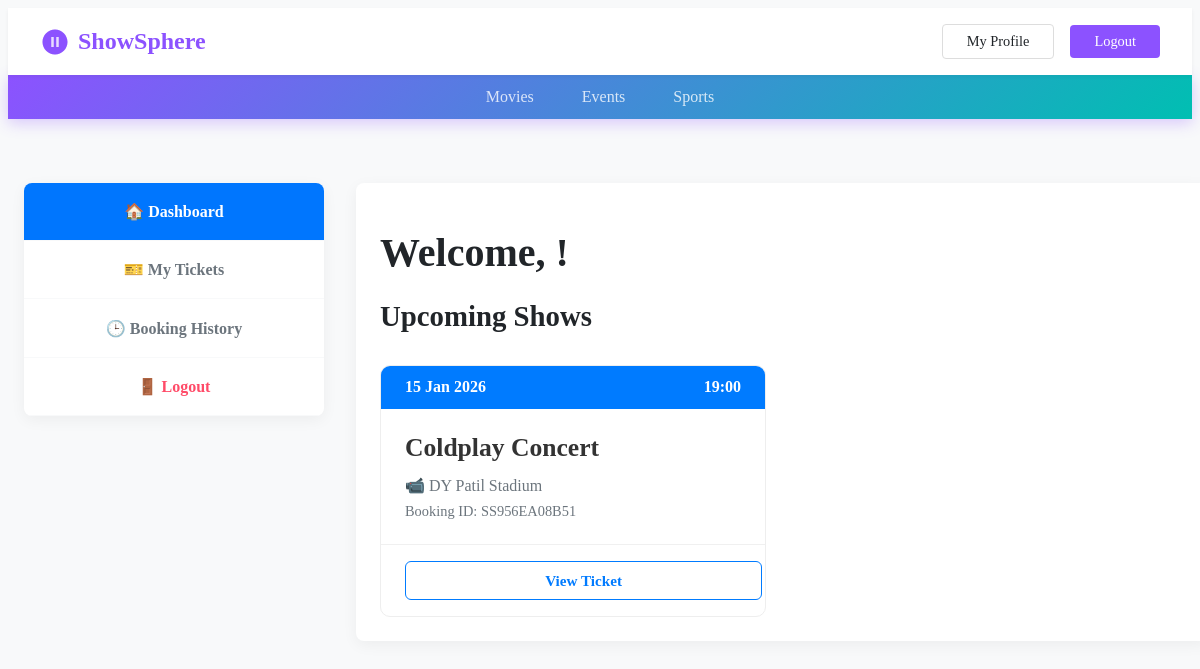
The app's page /dashboard/ (signed in), older data.
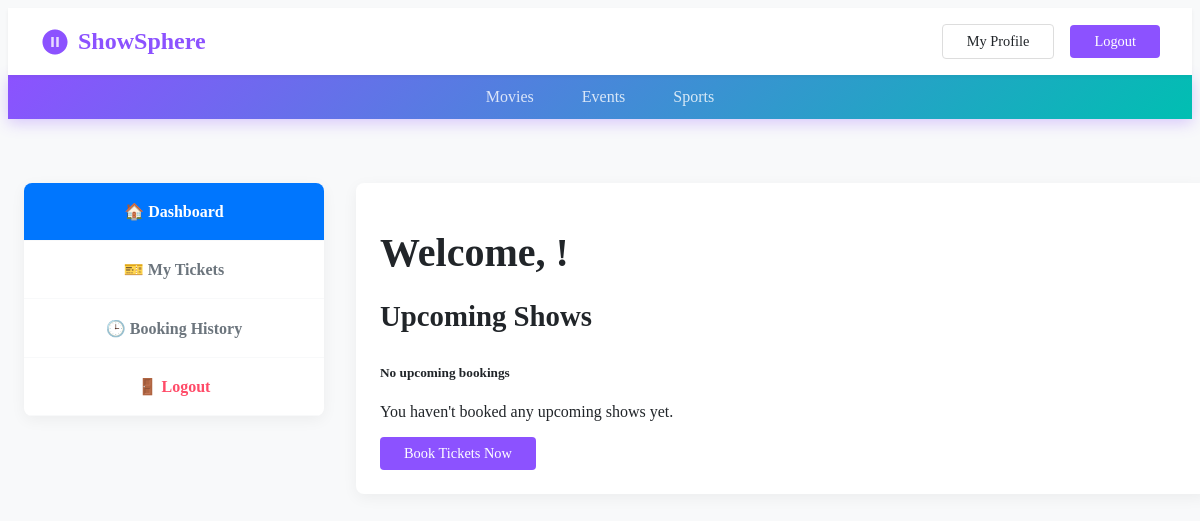
The same page, newer data.
### booking/models.py (models this page shows, shortened)
class Booking(models.Model):
    PAYMENT_STATUS_CHOICES = [
        ('pending', 'Pending'),
        ('completed', 'Completed'),
        ('failed', 'Failed'),
        ('refunded', 'Refunded'),
    ]
    PAYMENT_METHOD_CHOICES = [
        ('upi', 'UPI'),
        ('card', 'Debit/Credit Card'),
        ('wallet', 'Wallet'),
        ('netbanking', 'Net Banking'),
    ]
    booking_id = models.CharField(max_length=20, unique=True, editable=False)
    user = models.ForeignKey(CustomUser, on_delete=models.CASCADE, related_name='bookings')
    show = models.ForeignKey(Show, on_delete=models.CASCADE, related_name='bookings')
    seats = models.ManyToManyField(Seat, related_name='bookings')
    total_amount = models.DecimalField(max_digits=10, decimal_places=2)
    convenience_fee = models.DecimalField(max_digits=10, decimal_places=2, default=0)
    payment_method = models.CharField(max_length=20, choices=PAYMENT_METHOD_CHOICES)
    payment_status = models.CharField(max_length=20, choices=PAYMENT_STATUS_CHOICES, default='pending')
    booking_date = models.DateTimeField(auto_now_add=True)
    class Meta:
        ordering = ['-booking_date']

class Show(models.Model):
    SHOW_TYPE_CHOICES = [
        ('event', 'Event Show'),
        ('movie', 'Movie Show'),
    ]
    show_type = models.CharField(max_length=10, choices=SHOW_TYPE_CHOICES)
    event = models.ForeignKey(Event, on_delete=models.CASCADE, null=True, blank=True, related_name='shows')
    venue = models.ForeignKey(Venue, on_delete=models.CASCADE, null=True, blank=True, related_name='shows')
    movie = models.ForeignKey(Movie, on_delete=models.CASCADE, null=True, blank=True, related_name='shows')
    screen = models.ForeignKey(Screen, on_delete=models.CASCADE, null=True, blank=True, related_name='shows')
    show_date = models.DateField()
    show_time = models.TimeField()
    end_time = models.TimeField()
    base_price = models.DecimalField(max_digits=10, decimal_places=2, help_text='Starting price')
    is_active = models.BooleanField(default=True)
    created_at = models.DateTimeField(auto_now_add=True)
    class Meta:
        ordering = ['show_date', 'show_time']

class Event(models.Model):
    STATUS_CHOICES = [
        ('pending', 'Pending Approval'),
        ('approved', 'Approved'),
        ('rejected', 'Rejected'),
    ]
    organizer = models.ForeignKey(OrganizerProfile, on_delete=models.CASCADE, related_name='events')
    title = models.CharField(max_length=200)
    description = models.TextField()
    category = models.ForeignKey(Category, on_delete=models.CASCADE, related_name='events',
                                 help_text='Concerts, Sports, Comedy, Shows, etc.')
    genre = models.ForeignKey(Genre, on_delete=models.SET_NULL, null=True, blank=True)
    language = models.ForeignKey(Language, on_delete=models.SET_NULL, null=True, blank=True)
    duration = models.PositiveIntegerField(help_text='Duration in minutes')
    artist_name = models.CharField(max_length=200, blank=True, help_text='Main artist/performer/team')
    poster = models.ImageField(upload_to='event_posters/')
    trailer_url = models.URLField(blank=True, help_text='YouTube promo/trailer URL')
    status = models.CharField(max_length=20, choices=STATUS_CHOICES, default='pending')
    is_trending = models.BooleanField(default=False)
    created_at = models.DateTimeField(auto_now_add=True)
    updated_at = models.DateTimeField(auto_now=True)
    class Meta:
        ordering = ['-created_at']

class Venue(models.Model):
    organizer = models.ForeignKey(OrganizerProfile, on_delete=models.CASCADE, related_name='venues')
    name = models.CharField(max_length=200, help_text='Venue name (e.g., Stadium, Arena, Auditorium)')
    city = models.ForeignKey(City, on_delete=models.CASCADE, related_name='event_venues')
    address = models.TextField()
    capacity = models.PositiveIntegerField()
    facilities = models.TextField(blank=True, help_text='Parking, Food Court, etc.')
    venue_type = models.CharField(max_length=50, blank=True, help_text='Stadium, Arena, Hall, etc.')
    is_active = models.BooleanField(default=True)
    created_at = models.DateTimeField(auto_now_add=True)
    class Meta:
        ordering = ['name']

### booking/views.py (the view)
# urls.py: path('dashboard/', views.customer_dashboard, name='customer_dashboard'),
@customer_required
def customer_dashboard(request):
    upcoming_bookings = Booking.objects.filter(
        user=request.user,
        show__show_date__gte=timezone.now().date(),
        payment_status='completed'
    ).order_by('show__show_date', 'show__show_time')[:5]
    context = {
        'upcoming_bookings': upcoming_bookings,
    }
    return render(request, 'customer/dashboard.html', context)

### templates/customer/dashboard.html (shortened to what the changed rows need)
{% load static %}
{% block content %}
<div class="dashboard-container">
    <main class="main-content">
        <h1 class="welcome-title">Welcome, {{ user.first_name }}!</h1>
        <h2 class="section-title">Upcoming Shows</h2>
        {% if upcoming_bookings %}
        <div class="shows-grid">
            {% for booking in upcoming_bookings %}
            <div class="show-card">
                <div class="card-header-styled">
                    <span>{{ booking.show.show_date|date:"d M Y" }}</span>
                    <span>{{ booking.show.show_time|time:"H:i" }}</span>
                </div>
                <div class="card-body-styled">
                    {% if booking.show.show_type == 'movie' %}
                    <div class="card-movie">{{ booking.show.movie.title }}</div>
                    <div class="card-location">
                        📹 {{ booking.show.screen.theatre.name }}
                    </div>
                    {% else %}
                    <div class="card-movie">{{ booking.show.event.title }}</div>
                    <div class="card-location">
                        📹 {{ booking.show.venue.name }}
                    </div>
                    {% endif %}
                    <div class="card-id">Booking ID: {{ booking.booking_id }}</div>
                </div>
                <div class="card-footer-styled">
                    <a href="{% url 'booking:ticket_detail' booking.tickets.first.id %}" class="btn-view">View
                        Ticket</a>
                </div>
            </div>
            {% endfor %}
        </div>
        {% else %}
        <div class="text-center py-5">
            <h5 class="text-secondary">No upcoming bookings</h5>
            <p class="text-muted">You haven't booked any upcoming shows yet.</p>
            <a href="{% url 'booking:home' %}" class="btn-custom btn-custom-primary mt-3">Book Tickets Now</a>
        </div>
        {% endif %}
    </main>
</div>
{% endblock %}

Row changes from the older to the newer data that the page shows:
removed Booking: show.show_date "15 Jan 2026", show.show_time "19:00", show.event "Coldplay Concert", show.venue.name "DY Patil Stadium", booking_id "SS956EA08B51"
Text that changed along with them:
text now shown: "No upcoming bookings You haven't booked any upcoming shows yet. Book Tickets Now"
